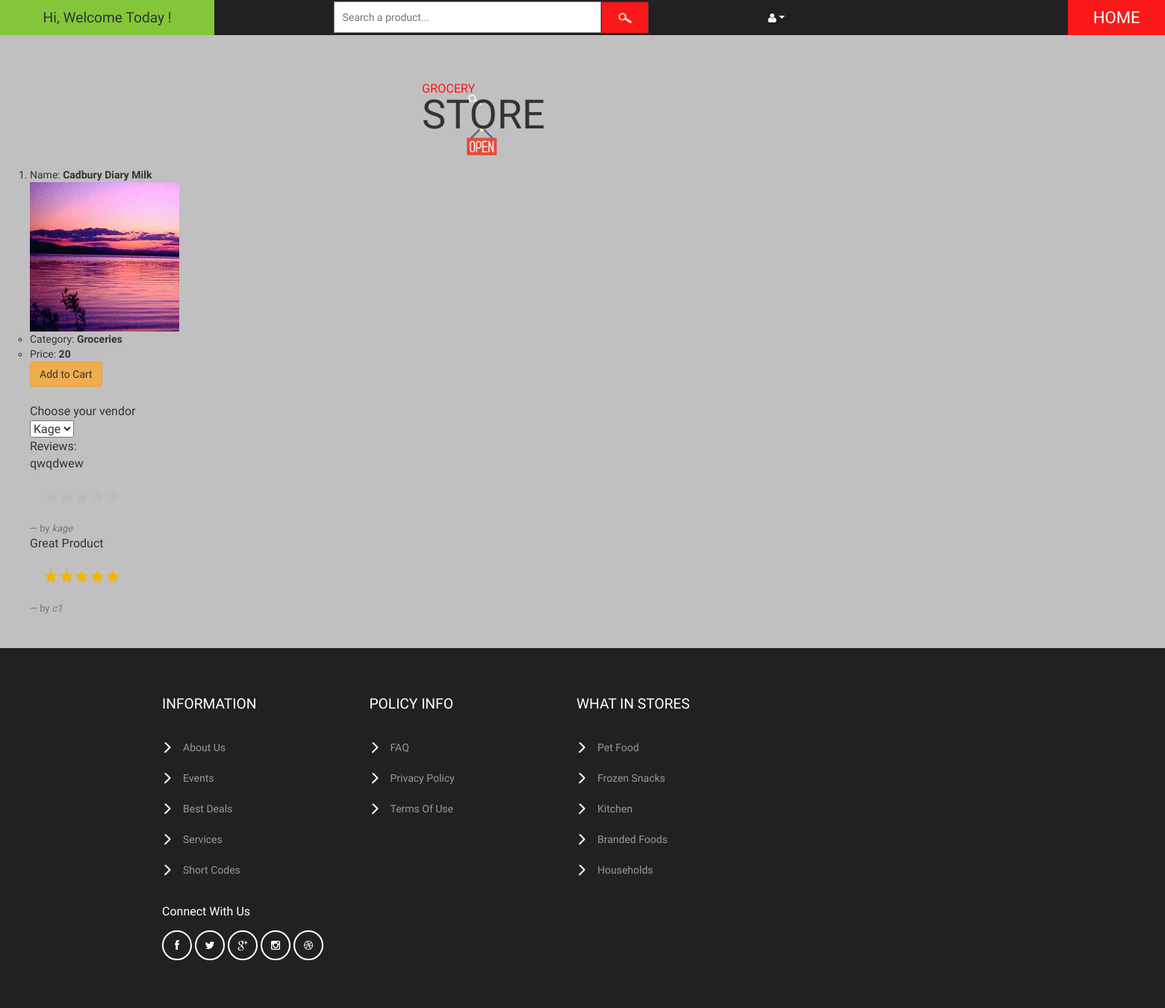
Page /customer/home/3/42/ on the committed database.
### vendor/models.py (models this page shows, shortened)
class Product(models.Model):
    category = models.ForeignKey(Category, on_delete=models.CASCADE)
    prod_name = models.CharField(max_length=150)
    ingredients = models.TextField(max_length=264, blank=True)
    stock = models.IntegerField(default=0)
    cost = models.IntegerField(default=0)
    brand = models.CharField(max_length=150, blank=True)
    prod_pic = models.FileField(upload_to='documents/', blank=True)
    created_at = models.DateTimeField(auto_now_add=True)
    updated_at = models.DateTimeField(auto_now=True)

class Category(models.Model):
    cat_name = models.CharField(max_length=150)

class Review(models.Model):
    category = models.ForeignKey(Category, on_delete=models.CASCADE)
    product = models.ForeignKey(Product, default=None, on_delete=models.CASCADE)
    customer = models.ForeignKey(User, default=None, on_delete=models.CASCADE)
    content = models.TextField(max_length=1000)
    rating = models.IntegerField(null=True)
    date = models.DateTimeField(auto_now_add=True, null=True)

### customer/views.py (the view)
# urls.py: path('home/<int:pk>/<int:ck>/', views.itemdetailview,name='specificitem'),
def itemdetailview(request, pk, ck):
    cat = Category.objects.get(id=pk)
    prod = Product.objects.get(id=ck)
    products = Product.objects.filter(category=cat)
    all_vendors = VendorQty.objects.filter(product=prod)
    current_order_products = []
    if request.user.is_authenticated:
        filtered_orders = Order.objects.filter(owner=request.user.cus, is_ordered=False)
        if filtered_orders.exists():
            user_order = filtered_orders[0]
            user_order_items = user_order.items.all()
            current_order_products = [product.product for product in user_order_items]
    context = {
        'cat': cat,
        'prod': prod,
        'vendors': all_vendors,
        'current_order_products': current_order_products,
    }
    return render(request, "customer/itemdetail.html", context)

### customer/templates/customer/itemdetail.html (shortened to what this page needs)
{% extends 'customer/base.html' %}
{% load static %}
{% block content %}
    <ol>
        <li>
                Name: <b>{{ prod.prod_name }}</b>
                <ul>
                    {% if prod.prod_pic %}
                        <img src="{{ prod.prod_pic.url }}" width="200" height="200">
                    {% endif %}
                    <li>Category: <b>{{ prod.category.cat_name }}</b></li>
                    <li>Price: <b>{{ prod.cost }}</b></li>
                    {% if prod in current_order_products %}
                        <a class="btn btn-warning cart-add"  href="{% url 'cart:order_summary' %}">Go to Cart</a>
                    {% else %}
                        <span id="prod_{{ prod.id }}" nextto="{% url 'customer:items' cat.id %}" add_url="{% url 'cart:add_to_cart' prod.id %}">
                                <a class="btn btn-warning cart-add">Add to Cart</a>
                    {% endif %}
                    </span>
                </ul>
            </li>
            <br>
                Choose your vendor<br>
                <select id="select_vendor">
                {% for vendor in vendors %}
                    <option value="{{ vendor.id }}">{{ vendor.Vendor }}</option>
                {% endfor %}
                </select>
                <br>
                Reviews:
                <a name="review">
                    {% for review in prod.review_set.all %}
                    <p>{{ review.content }}</p>
                <div class="star-rating">
                        {% if review.rating <= 5 %}
         <label for="star-5" title="5 stars">
               <i class="active fa fa-star" aria-hidden="true"></i>
         </label>
                        {% else %}
         <label for="star-5new" title="5 stars">
               <i class="active fa fa-star" aria-hidden="true"></i>
         </label>
                        {% endif %}
                        {% if review.rating <= 4 %}
         <input id="star-4" type="radio" name="ratingnew" value="5" checked>
         <label for="star-4" title="5 stars">
               <i class="active fa fa-star" aria-hidden="true"></i>
         </label>
                        {% else %}
         <label for="star-4new" title="5 stars">
               <i class="active fa fa-star" aria-hidden="true"></i>
         </label>
                        {% endif %}
                        {% if review.rating <= 3 %}
         <input id="star-3" type="radio" name="ratingnew" value="5" checked>
         <label for="star-3" title="5 stars">
               <i class="active fa fa-star" aria-hidden="true"></i>
         </label>
                        {% else %}
         <label for="star-3new" title="5 stars">
               <i class="active fa fa-star" aria-hidden="true"></i>
         </label>
                        {% endif %}
                        {% if review.rating <= 2 %}
         <input id="star-2" type="radio" name="ratingnew" value="5" checked>
         <label for="star-2" title="5 stars">
               <i class="active fa fa-star" aria-hidden="true"></i>
         </label>
                        {% else %}
         <label for="star-2new" title="5 stars">
               <i class="active fa fa-star" aria-hidden="true"></i>
         </label>
                        {% endif %}
                        {% if review.rating <= 1 %}
         <input id="star-1" type="radio" name="ratingnew" value="5" checked>
         <label for="star-1" title="5 stars">
               <i class="active fa fa-star" aria-hidden="true"></i>
         </label>
                        {% else %}
         <label for="star-1new" title="5 stars">
               <i class="active fa fa-star" aria-hidden="true"></i>
         </label>
                        {% endif %}
            </div>
                    <footer class = "blockquote-footer">by <cite>{{ review.customer }}</cite></footer>
                  </a>
{% endfor %}
    </ol>
{% endblock %}

### customer/static/customer/css/review.css (style rules this page uses)
.star-rating { direction: rtl; display: inline-block; padding: 20px }
.star-rating label { color: #bbb; font-size: 18px; padding: 0; cursor: pointer; -webkit-transition: all .3s ease-in-out; transition: all .3s ease-in-out }
.star-rating label:hover, .star-rating label:hover ~ label, .star-rating input[type=radio]:checked ~ label { color: #f2b600 }

### rows in the picture
Product: prod_name "Cadbury Diary Milk", prod_pic (picture), category.cat_name "Groceries", cost "20"
Review: content "qwqdwew", customer "kage"
Review: content "Great Product", customer "c1"

### other values in the picture
form field value "Kage"
